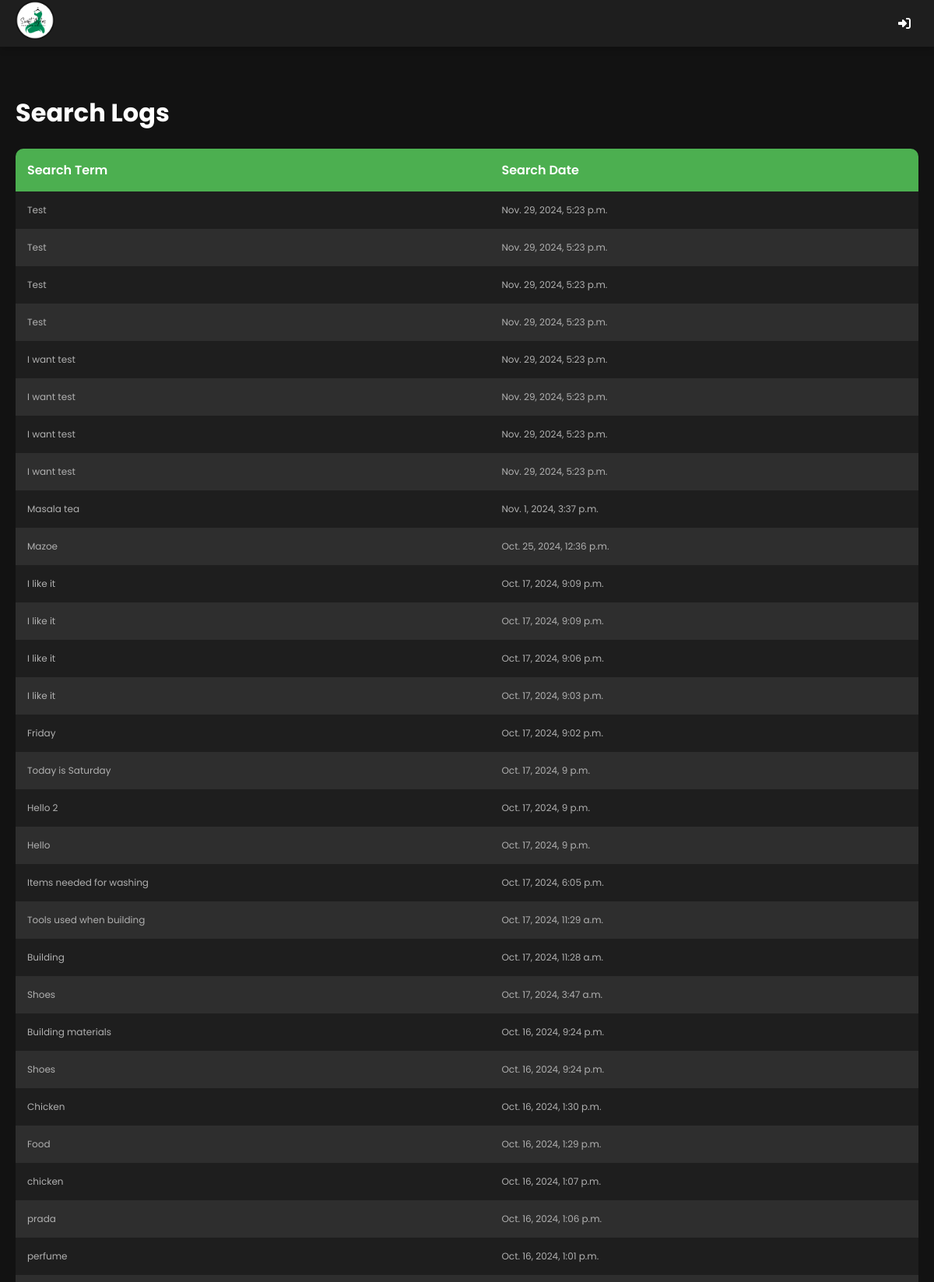
Page /search-logs/ (upper part) on the committed database.
### mma/models.py (models this page shows, shortened)
class SearchLog(models.Model):
    user = models.ForeignKey(CustomUser, on_delete=models.SET_NULL, null=True, blank=True)
    search_term = models.CharField(max_length=255)
    search_date = models.DateTimeField()

### mma/views.py (the view)
# urls.py: path('search-logs/', views.search_log_view, name='search_logs'),
def search_log_view(request):
    search_logs = SearchLog.objects.all().order_by('-search_date')
    context = {
        'search_logs': search_logs
    }
    return render(request, 'mma/search_logs.html', context)

### mma/templates/mma/search_logs.html (shortened to what this page needs)
{% extends 'mma/base.html' %}
{% block content %}
    <h1>Search Logs</h1>
    <table style="width: 100%; border-collapse: collapse;">
        <thead>
            <tr>
                <th style="text-align: left;">Search Term</th>
                <th style="text-align: left;">Search Date</th>
            </tr>
        </thead>
        <tbody>
            {% for log in search_logs %}
                {% if log.search_term != "N/A" %}
                <tr>
                    <td style="font-size: 12px;">{{ log.search_term }}</td>
                    <td style="font-size: 12px;">{{ log.search_date }}</td>
                </tr>
                {% endif %}
            {% empty %}
            <tr>
                <td colspan="2" style="font-size: 12px; text-align: center;">No search logs available.</td>
            </tr>
            {% endfor %}
        </tbody>
    </table>
{% endblock %}

### mma/templates/mma/base.html (style rules this page uses)
:root { --primary-color: #4CAF50; --secondary-color: #2196F3; --background-color: #121212; --card-background: #1E1E1E; --text-color: #FFFFFF; --secondary-text: #B0B0B0; --nav-height: 60px; --table-header-bg: #333; --table-row-bg: #1E1E1E; --table-row-alt-bg: #2E2E2E; }
body { font-family: 'Poppins', sans-serif; background-color: var(--background-color); color: var(--text-color); margin: 0; padding: 0; padding-top: var(--nav-height); padding-bottom: 70px; }
table { width: 100%; border-collapse: separate; border-spacing: 0; margin-bottom: 20px; border-radius: 10px; overflow: hidden; }
th, td { padding: 15px; text-align: left; }
thead { background-color: var(--primary-color); }
tbody tr:nth-child(odd) { background-color: var(--table-row-bg); }
tbody tr:nth-child(even) { background-color: var(--table-row-alt-bg); }
th { color: var(--text-color); font-weight: 600; }
td { color: var(--secondary-text); }

### rows in the picture
SearchLog: search_term "Test", search_date "Nov. 29, 2024, 5:23 p.m."
SearchLog: search_term "Test", search_date "Nov. 29, 2024, 5:23 p.m."
SearchLog: search_term "Test", search_date "Nov. 29, 2024, 5:23 p.m."
SearchLog: search_term "Test", search_date "Nov. 29, 2024, 5:23 p.m."
SearchLog: search_term "I want test", search_date "Nov. 29, 2024, 5:23 p.m."
SearchLog: search_term "I want test", search_date "Nov. 29, 2024, 5:23 p.m."
SearchLog: search_term "I want test", search_date "Nov. 29, 2024, 5:23 p.m."
SearchLog: search_term "I want test", search_date "Nov. 29, 2024, 5:23 p.m."
SearchLog: search_term "Masala tea", search_date "Nov. 1, 2024, 3:37 p.m."
SearchLog: search_term "Mazoe", search_date "Oct. 25, 2024, 12:36 p.m."
SearchLog: search_term "I like it", search_date "Oct. 17, 2024, 9:09 p.m."
SearchLog: search_term "I like it", search_date "Oct. 17, 2024, 9:09 p.m."
SearchLog: search_term "I like it", search_date "Oct. 17, 2024, 9:06 p.m."
SearchLog: search_term "I like it", search_date "Oct. 17, 2024, 9:03 p.m."
SearchLog: search_term "Friday", search_date "Oct. 17, 2024, 9:02 p.m."
SearchLog: search_term "Today is Saturday", search_date "Oct. 17, 2024, 9 p.m."
SearchLog: search_term "Hello 2", search_date "Oct. 17, 2024, 9 p.m."
SearchLog: search_term "Hello", search_date "Oct. 17, 2024, 9 p.m."
SearchLog: search_term "Items needed for washing", search_date "Oct. 17, 2024, 6:05 p.m."
SearchLog: search_term "Tools used when building", search_date "Oct. 17, 2024, 11:29 a.m."
SearchLog: search_term "Building", search_date "Oct. 17, 2024, 11:28 a.m."
SearchLog: search_term "Shoes", search_date "Oct. 17, 2024, 3:47 a.m."
SearchLog: search_term "Building materials", search_date "Oct. 16, 2024, 9:24 p.m."
SearchLog: search_term "Shoes", search_date "Oct. 16, 2024, 9:24 p.m."
SearchLog: search_term "Chicken", search_date "Oct. 16, 2024, 1:30 p.m."
SearchLog: search_term "Food", search_date "Oct. 16, 2024, 1:29 p.m."
SearchLog: search_term "chicken", search_date "Oct. 16, 2024, 1:07 p.m."
SearchLog: search_term "prada", search_date "Oct. 16, 2024, 1:06 p.m."
SearchLog: search_term "perfume", search_date "Oct. 16, 2024, 1:01 p.m."
